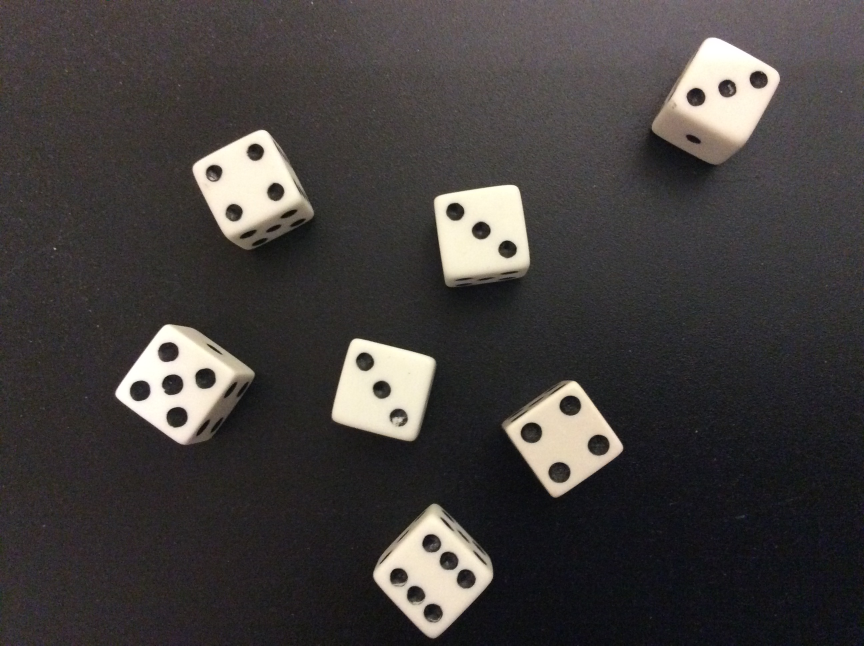
#> input picture input/dice.jpg, 2592 x 1936 px (shown at 1/3 size)
$ python img_math.py --image input/dice.jpg
#> lines starting #> are read from the running program, lines starting #| are printed output that depends on the picture; after the words box and inside, x2 and y2 are one past the last pixel; in counts of white or black regions, pixels touching at a corner belong together
import cv2
import argparse
import imutils
import numpy as np

ap = argparse.ArgumentParser()
ap.add_argument("-i", "--image", required=False)
args = vars(ap.parse_args())

#image processing: resize image, create a circle and rectangle
image = cv2.imread(args["image"])
#> image is the input picture: shape (1936, 2592, 3); mean B, G, R 61.5, 62.7, 66.6
image = imutils.resize(image, 300, 600)
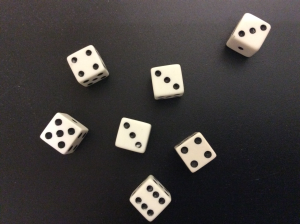
#> image: shape (224, 300, 3); mean B, G, R 61.5, 62.7, 66.6
cv2.imshow("Original", image)

#initialize dummy images
rectangle = np.zeros((300,300), dtype = "uint8")
cv2.rectangle(rectangle, (25,25), (275,275), 255, -1)
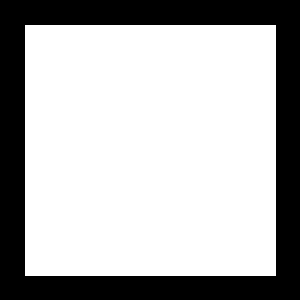
#> rectangle: shape (300, 300); 70% white; 1 black region, box (x1, y1, x2, y2) and area: (0, 0, 300, 300) 26999
cv2.imshow("Rectangle", rectangle)

circle = np.zeros((300, 300), dtype="uint8")
cv2.circle(circle, (150,150), 150, 255, -1)
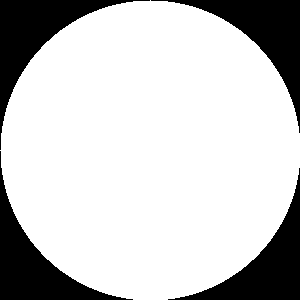
#> circle: shape (300, 300); 78.5% white; 4 black regions, box (x1, y1, x2, y2) and area: (0, 0, 150, 150) 4980, (151, 0, 300, 133) 4830, (0, 151, 133, 300) 4830, (168, 168, 300, 300) 4681
cv2.imshow("Circle", circle)

#===================[perform bitwise]=================

#true if and only if BOTH pixels are greater than zero.
bitwiseAnd = cv2.bitwise_and(rectangle, circle)
cv2.imshow("AND", bitwiseAnd)
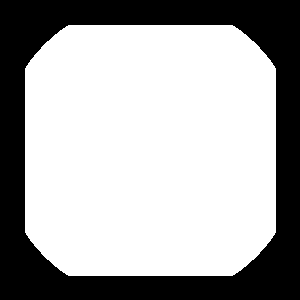
#> window 'AND': shape (300, 300); 66.4% white; 1 black region, box (x1, y1, x2, y2) and area: (0, 0, 300, 300) 30235
cv2.waitKey(0)

#true if either of the two pixels are greater than zero
bitwiseOr = cv2.bitwise_or(rectangle, circle)
cv2.imshow("OR", bitwiseOr)
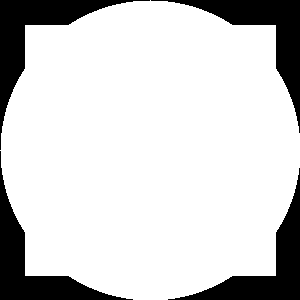
#> window 'OR': shape (300, 300); 82.1% white; 4 black regions, box (x1, y1, x2, y2) and area: (0, 0, 150, 150) 4171, (151, 0, 300, 133) 4021, (0, 151, 133, 300) 4021, (168, 168, 300, 300) 3872
cv2.waitKey(0)

#true if and only if either of the two pixels are greater than zero, but not both.
bitwiseXor = cv2.bitwise_xor(rectangle, circle)
cv2.imshow("XOR", bitwiseXor)
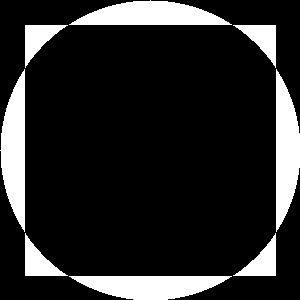
#> window 'XOR': shape (300, 300); 15.7% white; 8 white regions, largest, box (x1, y1, x2, y2) and area: (69, 0, 232, 25) 2729, (0, 69, 25, 232) 2729, (276, 69, 300, 232) 2728
cv2.waitKey(0)

#inverts the “on” and “off” pixels
bitwiseNot = cv2.bitwise_not(circle)
cv2.imshow("NOT", bitwiseNot)
cv2.waitKey(0)

#================[masking]=======================

# mask = np.zeros(image.shape[:2], dtype= "uint8")
# (cX, cY) = (image.shape[1] // 2, image.shape[0] // 2)
# cv2.rectangle(mask, (cX -60, cY - 150), (cX + 60, cY + 75), 255, -1)

# masked = cv2.bitwise_and(image, image, mask = mask)

# cv2.imshow("Masked", masked)

#=================[splitting & merging channels]=============
# (B,G,R) = cv2.split(image)

# # cv2.imshow("Red", R)
# # cv2.imshow("Green", G)
# # cv2.imshow("Blue", B)

# hsv = cv2.cvtColor(image, cv2.COLOR_BGR2HSV)
# cv2.imshow("HSV", hsv)

cv2.waitKey(0)
